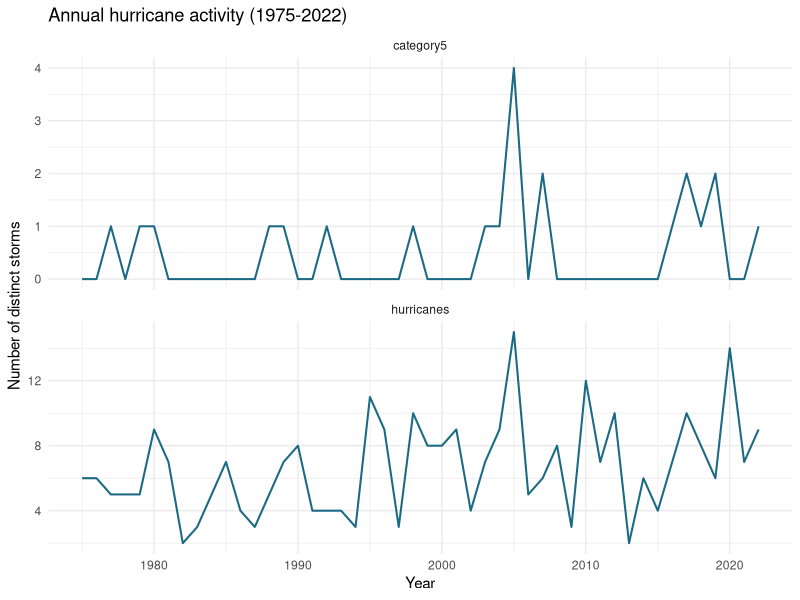
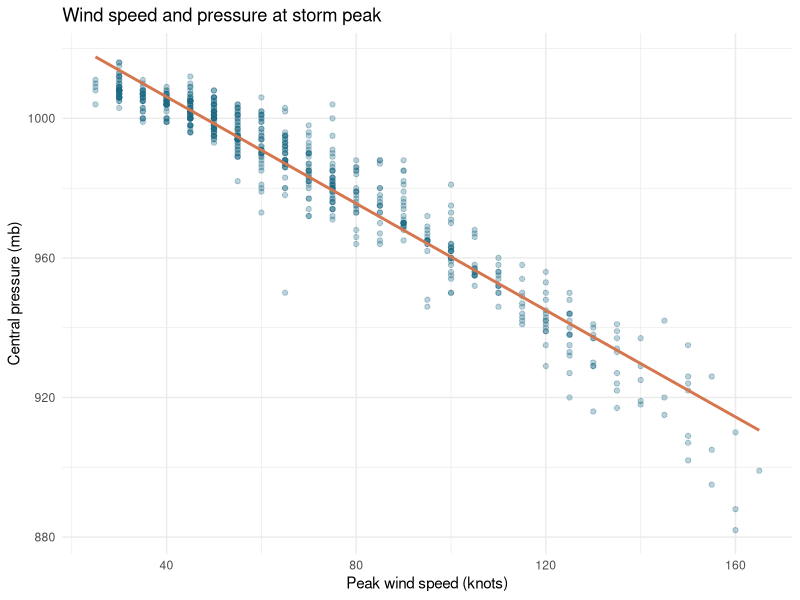
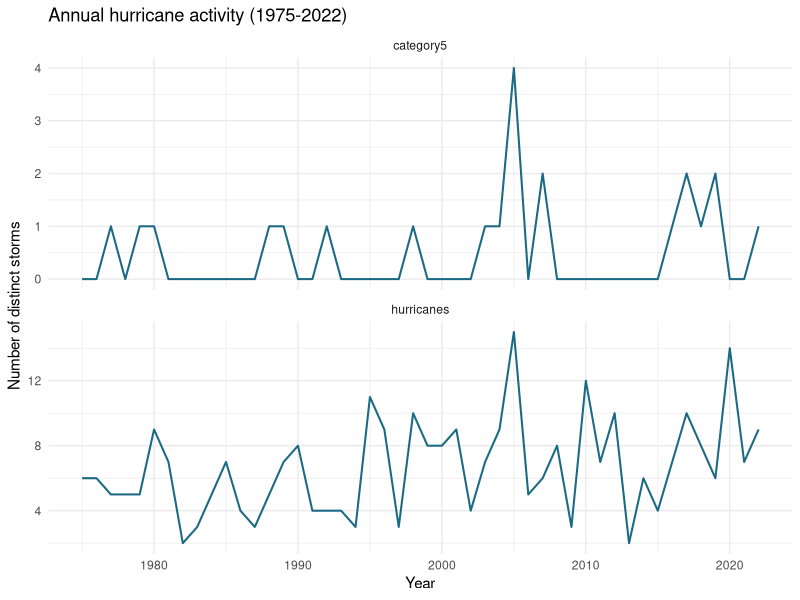
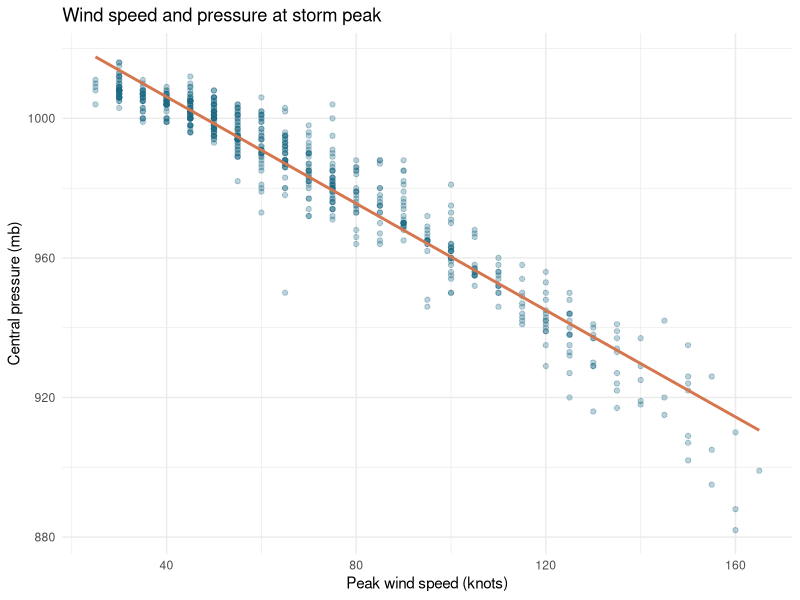

Source code (R) for these figures, in order:
## ---- chunk 1
knitr::opts_chunk$set(echo = TRUE, message = FALSE, warning = FALSE)
## ---- chunk 2
library(readr)
library(dplyr)
library(tidyr)
library(ggplot2)

storms <- read_csv("data/storms.csv", na = c("", "NA"), show_col_types = FALSE)
stopifnot(nrow(storms) == 19537L)
head(storms)
## ---- chunk 3
missing_counts <- storms |>
  summarise(across(everything(), ~ sum(is.na(.x)))) |>
  pivot_longer(everything(), names_to = "variable", values_to = "n_missing") |>
  filter(n_missing > 0)
print(missing_counts)
## ---- chunk 4
annual_hurricane_counts <- function(df) {
  df |>
    group_by(year, name) |>
    summarise(
      is_hurricane = any(status == "hurricane"),
      is_cat5 = any(category == 5, na.rm = TRUE),
      .groups = "drop"
    ) |>
    group_by(year) |>
    summarise(hurricanes = sum(is_hurricane),
              category5 = sum(is_cat5), .groups = "drop")
}

yearly <- annual_hurricane_counts(storms)
head(yearly)
## ---- chunk 5
p1 <- yearly |>
  pivot_longer(c(hurricanes, category5),
               names_to = "type", values_to = "n") |>
  ggplot(aes(x = year, y = n)) +
  geom_line(color = "#1B6A84", linewidth = 0.7) +
  facet_wrap(~ type, ncol = 1, scales = "free_y") +
  labs(title = "Annual hurricane activity (1975-2022)",
       x = "Year", y = "Number of distinct storms") +
  theme_minimal(base_size = 11)
p1
## ---- chunk 6
peak <- storms |>
  filter(!is.na(wind), !is.na(pressure)) |>
  group_by(year, name) |>
  slice_max(order_by = wind, n = 1, with_ties = FALSE) |>
  ungroup()
stopifnot(nrow(peak) == 655L)
## ---- chunk 7
to_tercile <- function(x) {
  cuts <- quantile(x, probs = c(1/3, 2/3), na.rm = TRUE)
  if (cuts[1] >= cuts[2]) stop("Tercile breakpoints must differ")
  cut(x, breaks = c(-Inf, cuts, Inf),
      labels = c("Low", "Medium", "High"),
      include.lowest = TRUE)
}
## ---- chunk 8
peak <- peak |>
  mutate(wind_group = to_tercile(wind),
         pressure_group = to_tercile(pressure))
frequency <- with(peak, table(wind_group, pressure_group))
chi <- chisq.test(frequency)
print(frequency)
print(chi)
cat("Minimum expected count:", min(chi$expected), "\n")
cat("Pearson correlation:", cor(peak$wind, peak$pressure), "\n")
## ---- chunk 9
p2 <- ggplot(peak, aes(x = wind, y = pressure)) +
  geom_point(color = "#1B6A84", alpha = 0.30) +
  geom_smooth(method = "lm", se = FALSE, color = "#D4764E") +
  labs(title = "Wind speed and pressure at storm peak",
       x = "Peak wind speed (knots)",
       y = "Central pressure (mb)") +
  theme_minimal(base_size = 11)
p2
## ---- chunk 10
ggsave("figures/annual_hurricane_counts.png", plot = p1,
       width = 7, height = 4.2, dpi = 300)
ggsave("figures/storm_peak_wind_pressure.png", plot = p2,
       width = 7, height = 4.2, dpi = 300)
